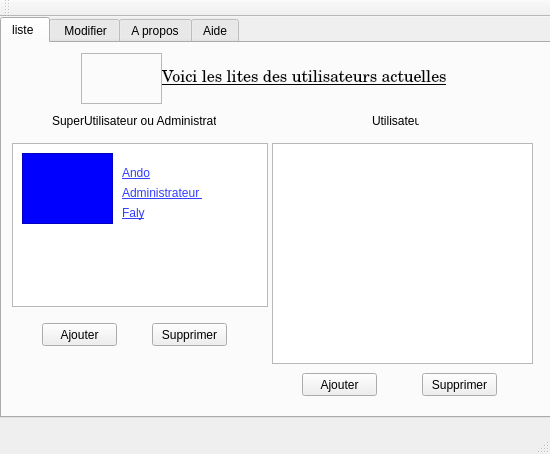
<?xml version="1.0" encoding="UTF-8"?>
<ui version="4.0">
 <class>MainWindow</class>
 <widget class="QMainWindow" name="MainWindow">
  <property name="geometry">
   <rect>
    <x>0</x>
    <y>0</y>
    <width>550</width>
    <height>454</height>
   </rect>
  </property>
  <property name="windowTitle">
   <string>gestion des utilisateurs</string>
  </property>
  <property name="windowIcon">
   <iconset resource="ressource.qrc">
    <normaloff>:/new/prefix1/gestion.ico</normaloff>:/new/prefix1/gestion.ico</iconset>
  </property>
  <widget class="QWidget" name="centralWidget">
   <widget class="QTabWidget" name="tabWidget">
    <property name="geometry">
     <rect>
      <x>0</x>
      <y>0</y>
      <width>551</width>
      <height>401</height>
     </rect>
    </property>
    <property name="whatsThis">
     <string>&lt;html&gt;&lt;head/&gt;&lt;body&gt;&lt;p&gt;liste&lt;/p&gt;&lt;/body&gt;&lt;/html&gt;</string>
    </property>
    <property name="currentIndex">
     <number>0</number>
    </property>
    <widget class="QWidget" name="liste_2">
     <attribute name="icon">
      <iconset resource="ressource.qrc">
       <normaloff>:/new/prefix1/liste.ico</normaloff>:/new/prefix1/liste.ico</iconset>
     </attribute>
     <attribute name="title">
      <string>liste </string>
     </attribute>
     <widget class="QListView" name="superutilisateur">
      <property name="geometry">
       <rect>
        <x>10</x>
        <y>100</y>
        <width>256</width>
        <height>164</height>
       </rect>
      </property>
     </widget>
     <widget class="QListView" name="utilisateur">
      <property name="geometry">
       <rect>
        <x>270</x>
        <y>100</y>
        <width>261</width>
        <height>221</height>
       </rect>
      </property>
     </widget>
     <widget class="QLabel" name="label">
      <property name="geometry">
       <rect>
        <x>50</x>
        <y>70</y>
        <width>164</width>
        <height>16</height>
       </rect>
      </property>
      <property name="text">
       <string>SuperUtilisateur ou Administrateur</string>
      </property>
     </widget>
     <widget class="QLabel" name="label_2">
      <property name="geometry">
       <rect>
        <x>370</x>
        <y>70</y>
        <width>47</width>
        <height>16</height>
       </rect>
      </property>
      <property name="text">
       <string>Utilisateur</string>
      </property>
     </widget>
     <widget class="QLabel" name="liste">
      <property name="geometry">
       <rect>
        <x>160</x>
        <y>10</y>
        <width>321</width>
        <height>51</height>
       </rect>
      </property>
      <property name="sizePolicy">
       <sizepolicy hsizetype="Preferred" vsizetype="Preferred">
        <horstretch>0</horstretch>
        <verstretch>0</verstretch>
       </sizepolicy>
      </property>
      <property name="baseSize">
       <size>
        <width>0</width>
        <height>0</height>
       </size>
      </property>
      <property name="font">
       <font>
        <family>Century Schoolbook</family>
        <pointsize>12</pointsize>
        <underline>true</underline>
       </font>
      </property>
      <property name="styleSheet">
       <string notr="true"/>
      </property>
      <property name="text">
       <string>Voici les lites des utilisateurs actuelles</string>
      </property>
     </widget>
     <widget class="QPushButton" name="ajout1">
      <property name="geometry">
       <rect>
        <x>40</x>
        <y>280</y>
        <width>75</width>
        <height>23</height>
       </rect>
      </property>
      <property name="text">
       <string>Ajouter</string>
      </property>
     </widget>
     <widget class="QPushButton" name="supprimer1">
      <property name="geometry">
       <rect>
        <x>150</x>
        <y>280</y>
        <width>75</width>
        <height>23</height>
       </rect>
      </property>
      <property name="text">
       <string>Supprimer</string>
      </property>
     </widget>
     <widget class="QPushButton" name="ajout2">
      <property name="geometry">
       <rect>
        <x>300</x>
        <y>330</y>
        <width>75</width>
        <height>23</height>
       </rect>
      </property>
      <property name="text">
       <string>Ajouter</string>
      </property>
     </widget>
     <widget class="QPushButton" name="supprimer2">
      <property name="geometry">
       <rect>
        <x>420</x>
        <y>330</y>
        <width>75</width>
        <height>23</height>
       </rect>
      </property>
      <property name="text">
       <string>Supprimer</string>
      </property>
     </widget>
     <widget class="QLabel" name="label_3">
      <property name="geometry">
       <rect>
        <x>120</x>
        <y>120</y>
        <width>121</width>
        <height>20</height>
       </rect>
      </property>
      <property name="cursor">
       <cursorShape>PointingHandCursor</cursorShape>
      </property>
      <property name="styleSheet">
       <string notr="true">color: rgb(52, 62, 255);
text-decoration: underline;
font: 8pt &quot;MS Shell Dlg 2&quot;;</string>
      </property>
      <property name="text">
       <string>Ando</string>
      </property>
     </widget>
     <widget class="QFrame" name="frame">
      <property name="geometry">
       <rect>
        <x>20</x>
        <y>110</y>
        <width>91</width>
        <height>71</height>
       </rect>
      </property>
      <property name="styleSheet">
       <string notr="true">image: url(:/new/prefix1/received_1834160130214459.jpeg);
background-color: rgb(0, 0, 255);
border-color: rgb(43, 255, 241);</string>
      </property>
      <property name="frameShape">
       <enum>QFrame::StyledPanel</enum>
      </property>
      <property name="frameShadow">
       <enum>QFrame::Raised</enum>
      </property>
     </widget>
     <widget class="QLabel" name="label_4">
      <property name="geometry">
       <rect>
        <x>120</x>
        <y>140</y>
        <width>121</width>
        <height>20</height>
       </rect>
      </property>
      <property name="cursor">
       <cursorShape>PointingHandCursor</cursorShape>
      </property>
      <property name="styleSheet">
       <string notr="true">color: rgb(52, 62, 255);
text-decoration: underline;
font: 8pt &quot;MS Shell Dlg 2&quot;;</string>
      </property>
      <property name="text">
       <string>Administrateur </string>
      </property>
     </widget>
     <widget class="QLabel" name="label_5">
      <property name="geometry">
       <rect>
        <x>120</x>
        <y>160</y>
        <width>121</width>
        <height>20</height>
       </rect>
      </property>
      <property name="cursor">
       <cursorShape>PointingHandCursor</cursorShape>
      </property>
      <property name="styleSheet">
       <string notr="true">color: rgb(52, 62, 255);
text-decoration: underline;
font: 8pt &quot;MS Shell Dlg 2&quot;;</string>
      </property>
      <property name="text">
       <string>Faly</string>
      </property>
     </widget>
     <widget class="QFrame" name="frame_2">
      <property name="geometry">
       <rect>
        <x>79</x>
        <y>10</y>
        <width>81</width>
        <height>51</height>
       </rect>
      </property>
      <property name="styleSheet">
       <string notr="true">image: url(:/new/prefix1/utilisateur.ico);</string>
      </property>
      <property name="frameShape">
       <enum>QFrame::StyledPanel</enum>
      </property>
      <property name="frameShadow">
       <enum>QFrame::Raised</enum>
      </property>
     </widget>
    </widget>
    <widget class="QWidget" name="modifier">
     <attribute name="icon">
      <iconset resource="ressource.qrc">
       <normaloff>:/new/prefix1/register.ico</normaloff>:/new/prefix1/register.ico</iconset>
     </attribute>
     <attribute name="title">
      <string> Modifier</string>
     </attribute>
     <widget class="QTableView" name="tableView">
      <property name="geometry">
       <rect>
        <x>15</x>
        <y>20</y>
        <width>361</width>
        <height>291</height>
       </rect>
      </property>
     </widget>
    </widget>
    <widget class="QWidget" name="tab">
     <attribute name="title">
      <string>A propos</string>
     </attribute>
    </widget>
    <widget class="QWidget" name="aide">
     <attribute name="icon">
      <iconset resource="ressource.qrc">
       <normaloff>:/new/prefix1/Autres.ico</normaloff>:/new/prefix1/Autres.ico</iconset>
     </attribute>
     <attribute name="title">
      <string>Aide</string>
     </attribute>
    </widget>
   </widget>
  </widget>
  <widget class="QMenuBar" name="menuBar">
   <property name="geometry">
    <rect>
     <x>0</x>
     <y>0</y>
     <width>550</width>
     <height>21</height>
    </rect>
   </property>
  </widget>
  <widget class="QToolBar" name="mainToolBar">
   <attribute name="toolBarArea">
    <enum>TopToolBarArea</enum>
   </attribute>
   <attribute name="toolBarBreak">
    <bool>false</bool>
   </attribute>
  </widget>
  <widget class="QStatusBar" name="statusBar"/>
 </widget>
 <layoutdefault spacing="6" margin="11"/>
 <tabstops>
  <tabstop>tabWidget</tabstop>
 </tabstops>
 <resources>
  <include location="ressource.qrc"/>
 </resources>
 <connections/>
</ui>
